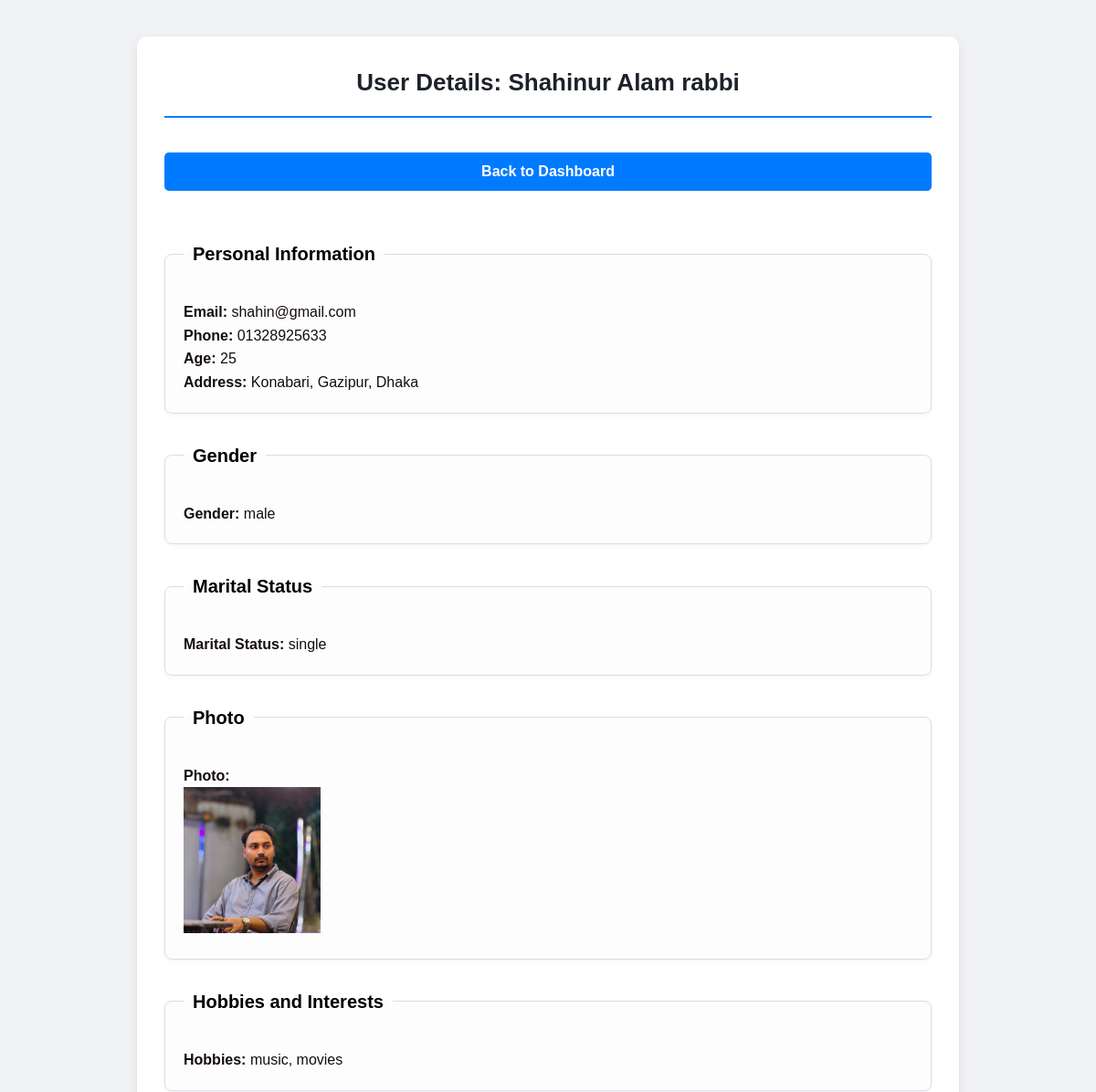
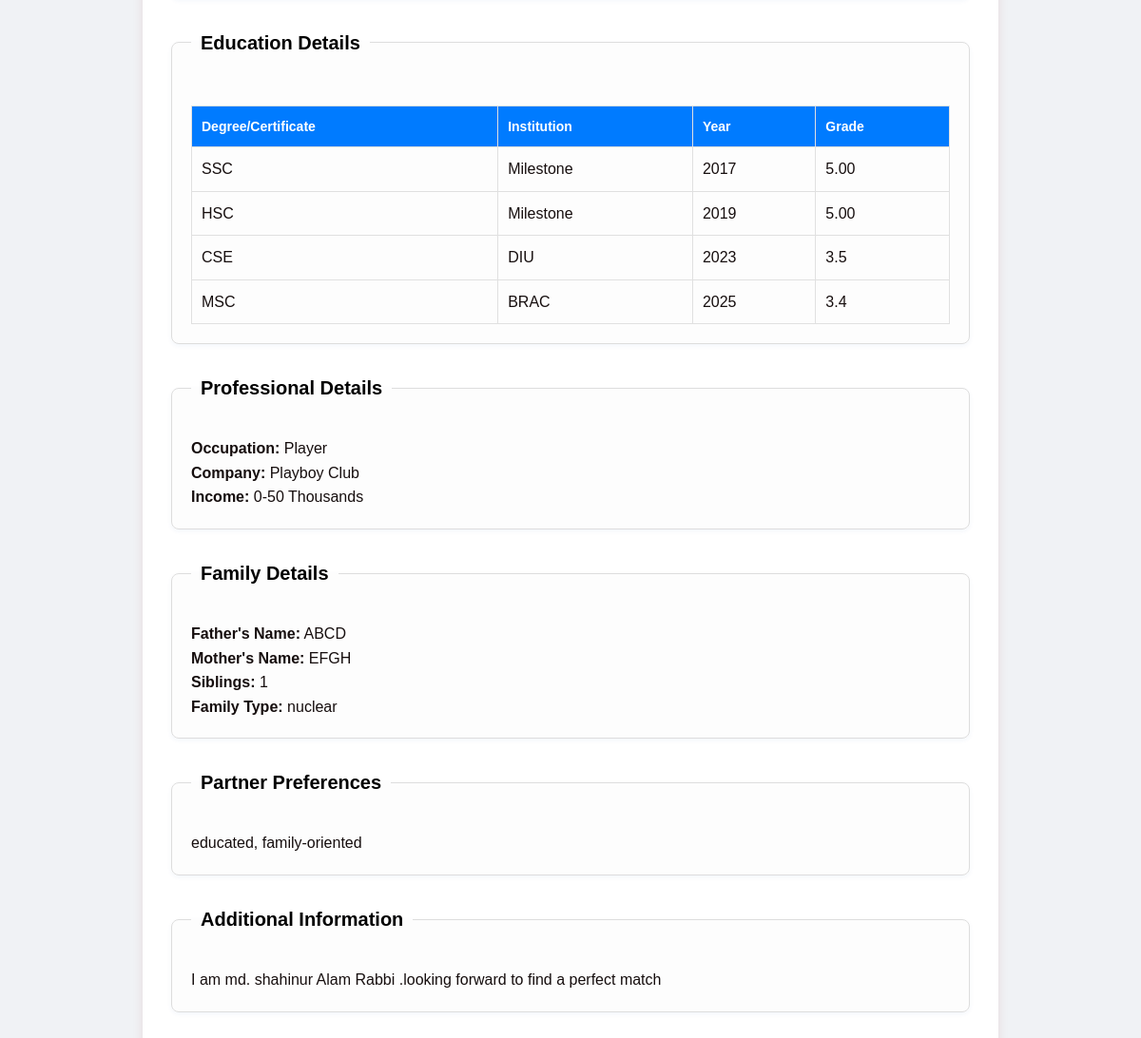
The page /view_user.php?id=24 (signed in) on the database its author committed (2 pictures, top to bottom).
### tables this page shows
CREATE TABLE `users` (
  `id` int(11) NOT NULL,
  `email` varchar(255) NOT NULL,
  `password` varchar(255) NOT NULL,
  `fullName` varchar(255) NOT NULL,
  `phone` varchar(20) DEFAULT NULL,
  `gender` enum('male','female','other') DEFAULT NULL,
  `maritalStatus` varchar(50) DEFAULT NULL,
  `role` enum('admin','user') NOT NULL DEFAULT 'user'
);

CREATE TABLE `biodata` (
  `id` int(11) NOT NULL,
  `user_id` int(11) NOT NULL,
  `age` int(3) DEFAULT NULL,
  `address` text DEFAULT NULL,
  `hobbies` varchar(255) DEFAULT NULL,
  `photo` varchar(255) DEFAULT NULL,
  `degree1` varchar(255) DEFAULT NULL,
  `institution1` varchar(255) DEFAULT NULL,
  `year1` int(4) DEFAULT NULL,
  `grade1` varchar(50) DEFAULT NULL,
  `degree2` varchar(255) DEFAULT NULL,
  `institution2` varchar(255) DEFAULT NULL,
  `year2` int(4) DEFAULT NULL,
  `grade2` varchar(50) DEFAULT NULL,
  `degree3` varchar(255) DEFAULT NULL,
  `institution3` varchar(255) DEFAULT NULL,
  `year3` int(4) DEFAULT NULL,
  `grade3` varchar(50) DEFAULT NULL,
  `degree4` varchar(255) DEFAULT NULL,
  `institution4` varchar(255) DEFAULT NULL,
  `year4` int(4) DEFAULT NULL,
  `grade4` varchar(50) DEFAULT NULL,
  `occupation` varchar(255) DEFAULT NULL,
  `company` varchar(255) DEFAULT NULL,
  `income` varchar(100) DEFAULT NULL,
  `fatherName` varchar(255) DEFAULT NULL,
  `motherName` varchar(255) DEFAULT NULL,
  `siblings` int(2) DEFAULT NULL,
  `familyType` varchar(50) DEFAULT NULL,
  `preferences` varchar(255) DEFAULT NULL,
  `additionalInfo` text DEFAULT NULL
);

### view_user.php (the view, shortened to what this page needs)
<?php
include 'config.php';
$user_id = $_GET['id'];
$stmt = $conn->prepare("SELECT * FROM users WHERE id = ?");
$stmt->bind_param("i", $user_id);
$stmt->execute();
$user = $stmt->get_result()->fetch_assoc();
$stmt2 = $conn->prepare("SELECT * FROM biodata WHERE user_id = ?");
$stmt2->bind_param("i", $user_id);
$stmt2->execute();
$biodata = $stmt2->get_result()->fetch_assoc();
?>
<!DOCTYPE html>
<html lang="en">
<head>
    <link rel="stylesheet" href="style.css">
</head>
<body>
    <div class="container">
        <h1>User Details: <?php echo htmlspecialchars($user['fullName']); ?></h1>
        <div class="dashboard-nav">
            <input type="button" value="Back to Dashboard" width="15%" class="submit-btn" onclick="window.location.href='admin_dashboard.php'">
        </div>
       <br>
        <fieldset class="section">
            <legend>Personal Information</legend>
            <p><strong>Email:</strong> <?php echo htmlspecialchars($user['email']); ?></p>
            <p><strong>Phone:</strong> <?php echo htmlspecialchars($user['phone']); ?></p>
            <?php if ($biodata): ?>
                <p><strong>Age:</strong> <?php echo htmlspecialchars($biodata['age']); ?></p>
                <p><strong>Address:</strong> <?php echo htmlspecialchars($biodata['address']); ?></p>
        </fieldset>
        <fieldset class="section">
            <legend>Gender</legend>
            <p><strong>Gender:</strong> <?php echo htmlspecialchars($user['gender']); ?></p>
        </fieldset>
        <fieldset class="section">
            <legend>Marital Status</legend>
            <p><strong>Marital Status:</strong> <?php echo htmlspecialchars($user['maritalStatus']); ?></p>
        </fieldset>
        <fieldset class="section">
            <legend>Photo</legend>
            <?php if ($biodata['photo']): ?>
                <p><strong>Photo:</strong><br> <img src="<?php echo htmlspecialchars($biodata['photo']); ?>" width="150" height="160"></p>
            <?php endif; ?>
        <?php endif; ?>
        </fieldset>
        <fieldset class="section">
            <legend>Hobbies and Interests</legend>
            <p><strong>Hobbies:</strong> <?php echo htmlspecialchars($biodata['hobbies']); ?></p>
        </fieldset>
        <?php if ($biodata): ?>
            <fieldset class="section">
                <legend>Education Details</legend>
                <table class="education-table">
                    <thead>
                        <tr>
                            <th>Degree/Certificate</th>
                            <th>Institution</th>
                            <th>Year</th>
                            <th>Grade</th>
                        </tr>
                    </thead>
                    <tbody>
                        <?php for ($i = 1; $i <= 4; $i++): ?>
                            <?php if ($biodata["degree$i"]): ?>
                                <tr>
                                    <td><?php echo htmlspecialchars($biodata["degree$i"]); ?></td>
                                    <td><?php echo htmlspecialchars($biodata["institution$i"]); ?></td>
                                    <td><?php echo htmlspecialchars($biodata["year$i"]); ?></td>
                                    <td><?php echo htmlspecialchars($biodata["grade$i"]); ?></td>
                                </tr>
                            <?php endif; ?>
                        <?php endfor; ?>
                    </tbody>
                </table>
            </fieldset>
            <fieldset class="section">
                <legend>Professional Details</legend>
                <p><strong>Occupation:</strong> <?php echo htmlspecialchars($biodata['occupation']); ?></p>
                <p><strong>Company:</strong> <?php echo htmlspecialchars($biodata['company']); ?></p>
                <p><strong>Income:</strong> <?php echo htmlspecialchars($biodata['income']); ?></p>
            </fieldset>
            <fieldset class="section">
                <legend>Family Details</legend>
                <p><strong>Father's Name:</strong> <?php echo htmlspecialchars($biodata['fatherName']); ?></p>
                <p><strong>Mother's Name:</strong> <?php echo htmlspecialchars($biodata['motherName']); ?></p>
                <p><strong>Siblings:</strong> <?php echo htmlspecialchars($biodata['siblings']); ?></p>
                <p><strong>Family Type:</strong> <?php echo htmlspecialchars($biodata['familyType']); ?></p>
            </fieldset>
            <fieldset class="section">
                <legend>Partner Preferences</legend>
                <p><?php echo htmlspecialchars($biodata['preferences']); ?></p>
            </fieldset>
            <fieldset class="section">
                <legend>Additional Information</legend>
                <p><?php echo nl2br(htmlspecialchars($biodata['additionalInfo'])); ?></p>
            </fieldset>
        <?php endif; ?>
    </div>
</body>
</html>

### style.css (style rules this page uses)
* { margin: 0; padding: 0; box-sizing: border-box; }
html { font-size: 16px; scroll-behavior: smooth; }
body { font-family: Arial, sans-serif; background-color: #f0f2f5; padding: 20px; line-height: 1.6; color: #160e0e; }
h1 { text-align: center; color: #1d2129; margin-bottom: 30px; font-size: 26px; border-bottom: 2px solid #007bff; padding-bottom: 15px; }
.container { max-width: 900px; margin: 20px auto; background-color: #ffffff; padding: 30px; border-radius: 10px; box-shadow: 0 4px 12px rgba(156, 15, 15, 0.1); }
.section { margin-bottom: 30px; padding: 20px; border: 1px solid #ddd; border-radius: 8px; background-color: #fdfdfd; box-shadow: 0 2px 5px rgba(29, 70, 184, 0.05); }
fieldset { border: none; padding: 0; margin: 0; }
.section legend { color: #000000; margin-bottom: 15px; font-family: 'Arial', sans-serif; font-size: 20px; font-weight: bold; padding: 0 10px; width: auto; border-bottom: none; }
.education-table { width: 100%; border-collapse: collapse; margin-top: 15px; }
.education-table th, .education-table td { border: 1px solid #e0e0e0; padding: 10px; text-align: left; }
.education-table th { background-color: #007bff; color: white; font-weight: bold; font-size: 14px; }
.submit-btn, .reset-btn { padding: 12px 30px; margin: 0 10px; border: none; border-radius: 5px; cursor: pointer; font-size: 16px; font-weight: bold; transition: background-color 0.2s ease-in-out, transform 0.1s ease; }
.submit-btn { background-color: #007bff; color: white; }
.submit-btn, .reset-btn { margin: 8px 0; width: 100%; }
.dashboard-nav { display: flex; gap: 10px; flex-wrap: wrap; margin-bottom: 20px; }
.dashboard-nav input[type="button"] { flex: 1; min-width: 120px; }

### rows shown on the page
users: fullName "Shahinur Alam rabbi", email "shahin@gmail.com", phone "01328925633", gender "male", maritalStatus "single"
biodata: age "25", address "Konabari, Gazipur, Dhaka", photo (picture), hobbies "music, movies", degree1 "SSC", institution1 "Milestone", year1 "2017", grade1 "5.00", degree2 "HSC", institution2 "Milestone", year2 "2019", grade2 "5.00", degree3 "CSE", institution3 "DIU", year3 "2023", grade3 "3.5", degree4 "MSC", institution4 "BRAC", year4 "2025", grade4 "3.4", occupation "Player", company "Playboy Club", income "0-50 Thousands", fatherName "ABCD", motherName "EFGH", siblings "1", familyType "nuclear", preferences "educated, family-oriented", additionalInfo "I am md. shahinur Alam Rabbi .looking forward to find a perfect match"
